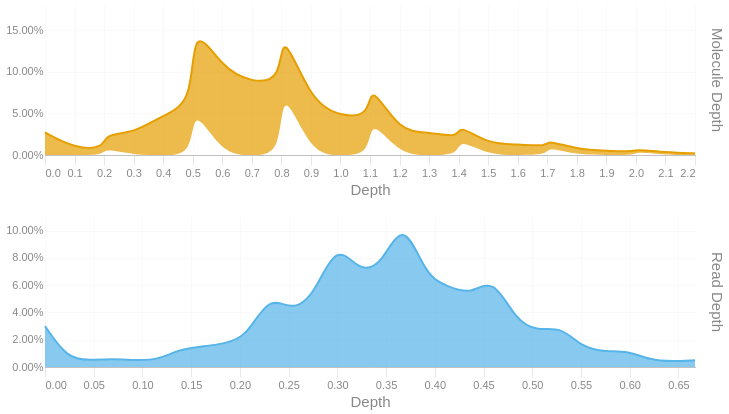

The cell this chart's notebook holds for it:
### Code cell
readdep = depth_hist(tb['Read Depth'], q99, 3)
readdep = readdep.with_columns(pl.lit('Read Depth').alias('Metric'))
if not SKIPLR:
    moldep = depth_hist(tb['Molecule Depth'], mol_q99, 1)
    moldep = moldep.with_columns(pl.lit('Molecule Depth').alias('Metric'))
    _hist = pl.concat([readdep, moldep])
    _hist = _hist.filter(pl.col('Proportion') != 0)
    with SafeRender(_hist):
        (
            alt.Chart(_hist)        
            .mark_area(interpolate = "basis")
            .encode(
                x=alt.X('Bin:Q').scale(domainMin=0).axis(alt.Axis(title='Depth')),
                y = alt.Y('Proportion:Q', title = None).axis(format = '.2%'),
                color = alt.Color('Metric:N').legend(None),
                row = alt.Row("Metric:N").header(title = None, labelOrient = 'right'),
                tooltip = [
                    alt.Tooltip("Metric:N", title = "Metric"),
                    alt.Tooltip('Interval:N', title = "Depth Interval"),
                    alt.Tooltip('Proportion:Q', title = "% Alignments").format('.2%')
                ]
            )
            .resolve_scale(x='independent', y='independent')
            .properties(
                height = 150, width = 650,
                usermeta={'embedOptions': {'downloadFileName': f'{samplename}.depth.hist'}}
            )
        ).display()
else:
    readdep = readdep.filter(pl.col('Proportion') != 0)
    with SafeRender(readdep):
        (
            alt.Chart(readdep)        
            .mark_area(interpolate = "basis")
            .encode(
                x=alt.X('Bin:Q').scale(domainMin=0).axis(alt.Axis(title='Depth')),
                y = alt.Y('Proportion:Q', title = None).axis(format = '.2%'),
                tooltip = [
                    alt.Tooltip('Interval:N', title = "Depth Interval"),
                    alt.Tooltip('Proportion:Q', title = "% Alignments").format('.2%')
                ]
            )
            .properties(
                usermeta={'embedOptions': {'downloadFileName': f'{samplename}.depth.hist'}}
            )
        ).display()

### Figure 1 — Vega-Lite specification as saved in the notebook (floating-point values rounded to 4 significant figures)
{"width": 650, "height": 150, "config": {"title": {"anchor": "start", "dy": -15, "fontSize": 18, "color": "#888888", "subtitleColor": "#888888", "subtitleFontSize": 14}, "arc": {"fill": "#0072B2"}, "axis": {"domainColor": "#888888", "domainWidth": 0.5, "gridWidth": 0.2, "grid": false, "titleFontWeight": 400, "titleFontSize": 15, "labelFontSize": 11, "labelColor": "#888888", "tickColor": "#888888", "tickWidth": 0.2, "titleColor": "#888888"}, "axisBand": {"grid": false}, "axisX": {"grid": true, "tickSize": 10, "domainCap": "round"}, "axisY": {"domain": false, "grid": true, "tickSize": 0, "domainCap": "round"}, "background": "transparent", "header": {"labelFontSize": 15, "labelColor": "#888888", "titleFontSize": 15, "titleFontWeight": 600, "titleColor": "#888888"}, "legend": {"labelFont": "sans-serif", "labelFontSize": 12, "labelColor": "#888888", "symbolSize": 100, "symbolType": "circle", "titleFontSize": 12, "titlePadding": 10, "titleColor": "#888888", "title": null}, "range": {"category": ["#E69F00", "#56B4E9", "#009E73", "#F0E442", "#0072B2", "#D55E00", "#CC79A7", "#000000"], "diverging": ["#cfe8f3", "#a2d4ec", "#73bfe2", "#46abdb", "#1696d2", "#12719e"]}, "area": {"fill": "#0072B2", "fillOpacity": 0.7, "line": true, "strokeOpacity": 0.7}, "line": {"color": "#0072B2", "stroke": "#0072B2", "strokeWidth": 2}, "trail": {"color": "#0072B2", "stroke": "#0072B2", "strokeWidth": 0, "size": 1}, "point": {"filled": true, "fillOpacity": 1.0, "size": 95}, "text": {"color": "#888888", "fontSize": 11, "align": "right", "fontWeight": 400, "size": 11}, "bar": {"fill": "#0072B2", "stroke": null}, "view": {"stroke": null, "continuousWidth": 660, "continuousHeight": 400}}, "data": {"name": "data-3f84c29ab78238585b4758d9a081bc99"}, "mark": {"type": "area", "interpolate": "basis"}, "encoding": {"color": {"field": "Metric", "legend": null, "type": "nominal"}, "row": {"field": "Metric", "header": {"title": null, "labelOrient": "right"}, "type": "nominal"}, "tooltip": [{"field": "Metric", "title": "Metric", "type": "nominal"}, {"field": "Interval", "title": "Depth Interval", "type": "nominal"}, {"field": "Proportion", "format": ".2%", "title": "% Alignments", "type": "quantitative"}], "x": {"axis": {"title": "Depth"}, "field": "Bin", "scale": {"domainMin": 0}, "type": "quantitative"}, "y": {"axis": {"format": ".2%"}, "field": "Proportion", "title": null, "type": "quantitative"}}, "resolve": {"scale": {"x": "independent", "y": "independent"}}, "usermeta": {"embedOptions": {"downloadFileName": "S1_Annapolis_17.depth.hist"}}, "$schema": "https://vega.github.io/schema/vega-lite/v6.1.0.json", "datasets": {"data-3f84c29ab78238585b4758d9a081bc99": [{"Bin": 0.0, "Interval": "0.0-0.023", "Proportion": 0.03, "Metric": "Read Depth"}, {"Bin": 0.023, "Interval": "0.023-0.046", "Proportion": 0.006, "Metric": "Read Depth"}, {"Bin": 0.046, "Interval": "0.046-0.069", "Proportion": 0.005, "Metric": "Read Depth"}, {"Bin": 0.069, "Interval": "0.069-0.092", "Proportion": 0.006, "Metric": "Read Depth"}, {"Bin": 0.092, "Interval": "0.092-0.115", "Proportion": 0.005, "Metric": "Read Depth"}, {"Bin": 0.115, "Interval": "0.115-0.138", "Proportion": 0.005, "Metric": "Read Depth"}, {"Bin": 0.138, "Interval": "0.138-0.161", "Proportion": 0.013, "Metric": "Read Depth"}, {"Bin": 0.161, "Interval": "0.161-0.184", "Proportion": 0.015, "Metric": "Read Depth"}, {"Bin": 0.184, "Interval": "0.184-0.207", "Proportion": 0.017, "Metric": "Read Depth"}, {"Bin": 0.207, "Interval": "0.207-0.23", "Proportion": 0.022, "Metric": "Read Depth"}, {"Bin": 0.23, "Interval": "0.23-0.253", "Proportion": 0.053, "Metric": "Read Depth"}, {"Bin": 0.253, "Interval": "0.253-0.276", "Proportion": 0.041, "Metric": "Read Depth"}, {"Bin": 0.276, "Interval": "0.276-0.299", "Proportion": 0.052, "Metric": "Read Depth"}, {"Bin": 0.299, "Interval": "0.299-0.322", "Proportion": 0.092, "Metric": "Read Depth"}, {"Bin": 0.322, "Interval": "0.322-0.345", "Proportion": 0.07, "Metric": "Read Depth"}, {"Bin": 0.345, "Interval": "0.345-0.368", "Proportion": 0.074, "Metric": "Read Depth"}, {"Bin": 0.368, "Interval": "0.368-0.391", "Proportion": 0.11, "Metric": "Read Depth"}, {"Bin": 0.391, "Interval": "0.391-0.414", "Proportion": 0.066, "Metric": "Read Depth"}, {"Bin": 0.414, "Interval": "0.414-0.437", "Proportion": 0.059, "Metric": "Read Depth"}, {"Bin": 0.437, "Interval": "0.437-0.46", "Proportion": 0.053, "Metric": "Read Depth"}, {"Bin": 0.46, "Interval": "0.46-0.483", "Proportion": 0.066, "Metric": "Read Depth"}, {"Bin": 0.483, "Interval": "0.483-0.506", "Proportion": 0.034, "Metric": "Read Depth"}, {"Bin": 0.506, "Interval": "0.506-0.529", "Proportion": 0.026, "Metric": "Read Depth"}, {"Bin": 0.529, "Interval": "0.529-0.552", "Proportion": 0.03, "Metric": "Read Depth"}, {"Bin": 0.552, "Interval": "0.552-0.575", "Proportion": 0.014, "Metric": "Read Depth"}, {"Bin": 0.575, "Interval": "0.575-0.598", "Proportion": 0.011, "Metric": "Read Depth"}, {"Bin": 0.598, "Interval": "0.598-0.621", "Proportion": 0.012, "Metric": "Read Depth"}, {"Bin": 0.621, "Interval": "0.621-0.644", "Proportion": 0.005, "Metric": "Read Depth"}, {"Bin": 0.644, "Interval": "0.644-0.667", "Proportion": 0.004, "Metric": "Read Depth"}, {"Bin": 0.667, "Interval": "0.667-0.69", "Proportion": 0.005, "Metric": "Read Depth"}, {"Bin": 0.0, "Interval": "0.0-0.1", "Proportion": 0.027, "Metric": "Molecule Depth"}, {"Bin": 0.1, "Interval": "0.1-0.2", "Proportion": 0.008, "Metric": "Molecule Depth"}, {"Bin": 0.2, "Interval": "0.2-0.2", "Proportion": 0.008, "Metric": "Molecule Depth"}, {"Bin": 0.2, "Interval": "0.2-0.3", "Proportion": 0.017, "Metric": "Molecule Depth"}, {"Bin": 0.3, "Interval": "0.3-0.4", "Proportion": 0.026, "Metric": "Molecule Depth"}, {"Bin": 0.4, "Interval": "0.4-0.5", "Proportion": 0.048, "Metric": "Molecule Depth"}, {"Bin": 0.5, "Interval": "0.5-0.5", "Proportion": 0.062, "Metric": "Molecule Depth"}, {"Bin": 0.5, "Interval": "0.5-0.6", "Proportion": 0.099, "Metric": "Molecule Depth"}, {"Bin": 0.6, "Interval": "0.6-0.7", "Proportion": 0.104, "Metric": "Molecule Depth"}, {"Bin": 0.7, "Interval": "0.7-0.8", "Proportion": 0.087, "Metric": "Molecule Depth"}, {"Bin": 0.8, "Interval": "0.8-0.8", "Proportion": 0.089, "Metric": "Molecule Depth"}, {"Bin": 0.8, "Interval": "0.8-0.9", "Proportion": 0.066, "Metric": "Molecule Depth"}, {"Bin": 0.9, "Interval": "0.9-1.0", "Proportion": 0.064, "Metric": "Molecule Depth"}, {"Bin": 1.0, "Interval": "1.0-1.1", "Proportion": 0.046, "Metric": "Molecule Depth"}, {"Bin": 1.1, "Interval": "1.1-1.1", "Proportion": 0.047, "Metric": "Molecule Depth"}, {"Bin": 1.1, "Interval": "1.1-1.2", "Proportion": 0.041, "Metric": "Molecule Depth"}, {"Bin": 1.2, "Interval": "1.2-1.3", "Proportion": 0.027, "Metric": "Molecule Depth"}, {"Bin": 1.3, "Interval": "1.3-1.4", "Proportion": 0.028, "Metric": "Molecule Depth"}, {"Bin": 1.4, "Interval": "1.4-1.4", "Proportion": 0.02, "Metric": "Molecule Depth"}, {"Bin": 1.4, "Interval": "1.4-1.5", "Proportion": 0.017, "Metric": "Molecule Depth"}, {"Bin": 1.5, "Interval": "1.5-1.6", "Proportion": 0.013, "Metric": "Molecule Depth"}, {"Bin": 1.6, "Interval": "1.6-1.7", "Proportion": 0.013, "Metric": "Molecule Depth"}, {"Bin": 1.7, "Interval": "1.7-1.7", "Proportion": 0.01, "Metric": "Molecule Depth"}, {"Bin": 1.7, "Interval": "1.7-1.8", "Proportion": 0.008, "Metric": "Molecule Depth"}, {"Bin": 1.8, "Interval": "1.8-1.9", "Proportion": 0.007, "Metric": "Molecule Depth"}, {"Bin": 1.9, "Interval": "1.9-2.0", "Proportion": 0.005, "Metric": "Molecule Depth"}, {"Bin": 2.0, "Interval": "2.0-2.0", "Proportion": 0.004, "Metric": "Molecule Depth"}, {"Bin": 2.0, "Interval": "2.0-2.1", "Proportion": 0.003, "Metric": "Molecule Depth"}, {"Bin": 2.1, "Interval": "2.1-2.2", "Proportion": 0.003, "Metric": "Molecule Depth"}, {"Bin": 2.2, "Interval": "2.2-2.27", "Proportion": 0.002, "Metric": "Molecule Depth"}]}}
